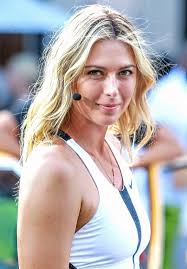
#> input picture model/test_images/ms1.jpeg, 187 x 269 px
$ jupyter execute --allow-errors sports_celebrity_classification.ipynb   (shell and % lines are left out)
#> lines starting #> are read from the running program, lines starting #| are printed output that depends on the picture; after the words box and inside, x2 and y2 are one past the last pixel; in counts of white or black regions, pixels touching at a corner belong together
[cell 1]
import numpy as np
import cv2
import matplotlib
from matplotlib import pyplot as plt

[cell 2]
#pre-processing: Detect face and eyes

[cell 3]
img = cv2.imread('./test_images/ms1.jpeg')
#> img is the input picture: shape (269, 187, 3); mean B, G, R 174.7, 177, 182.2
img.shape
#> Out = (269, 187, 3)

[cell 4]
plt.imshow(img)

[cell 5]
gray = cv2.cvtColor(img, cv2.COLOR_BGR2GRAY)
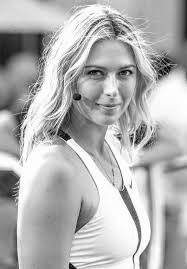
#> gray: shape (269, 187); min 2, max 255, mean 178.3
gray.shape
#> Out = (269, 187)

[cell 6]
gray

[cell 7]
plt.imshow(gray, cmap='gray')

[cell 8]
face_cascade = cv2.CascadeClassifier('./opencv/haarcascades/haarcascade_frontalface_default.xml')
eye_cascade = cv2.CascadeClassifier('./opencv/haarcascades/haarcascade_eye.xml')

faces = face_cascade.detectMultiScale(gray, 1.3, 3)
#> faces = [[68, 40, 84, 84]]
faces
#> Out = [[68, 40, 84, 84]]

[cell 9]
(x,y,w,h) = faces[0]
#> x = 68; y = 40; w = 84; h = 84
x,y,w,h
#> Out = (68, 40, 84, 84)

[cell 10]
face_img = cv2.rectangle(img,(x,y),(x+w,y+h),(255,0,0),2)
plt.imshow(face_img)

[cell 11]
cv2.destroyAllWindows()
for (x,y,w,h) in faces:
    face_img = cv2.rectangle(img,(x,y),(x+w,y+h),(255,0,0),2)
    roi_gray = gray[y:y+h, x:x+w]
    roi_color = face_img[y:y+h, x:x+w]
    eyes = eye_cascade.detectMultiScale(roi_gray)
    for (ex,ey,ew,eh) in eyes:
        cv2.rectangle(roi_color,(ex,ey),(ex+ew,ey+eh),(0,255,0),2)
#> this loop made 1 pass
#> (x, y, w, h, eyes) on pass 1: (68, 40, 84, 84, [[45, 21, 23, 23], [16, 22, 23, 23]])
#> pass 1, `roi_color = face_img[y:y+h, x:x+w]`:
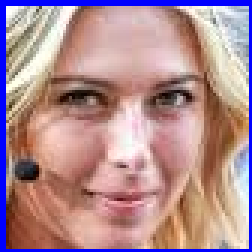
#> roi_color: shape (84, 84, 3) (shown 3 times larger); mean B, G, R 146.1, 140.6, 176.5
#> after the loop:
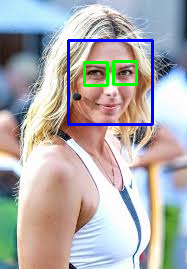
#> img: shape (269, 187, 3); mean B, G, R 175, 174.6, 176.3
#> after the loop:
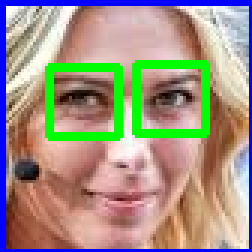
#> roi_color: shape (84, 84, 3) (shown 3 times larger); 7.71% of pixels changed, all inside (x1, y1, x2, y2) = (15, 20, 70, 47)


plt.figure()
plt.imshow(face_img, cmap='gray')
plt.show()

[cell 12]
plt.imshow(roi_color, cmap='gray')

[cell 13]
cropped_img = np.array(roi_color)
cropped_img.shape
#> Out = (84, 84, 3)

[cell 14]
def get_cropped_image_if_2_eyes(image_path):
#> called with image_path = './test_images/ms1.jpeg'
    img = cv2.imread(image_path)
    gray = cv2.cvtColor(img, cv2.COLOR_BGR2GRAY)
    faces = face_cascade.detectMultiScale(gray, 1.3, 3)
#> faces = [[68, 40, 84, 84]]
    for (x,y,w,h) in faces:
        roi_gray = gray[y:y+h, x:x+w]
        roi_color = img[y:y+h, x:x+w]
        eyes = eye_cascade.detectMultiScale(roi_gray)
        if len(eyes) >= 2:
            return roi_color
#> this loop made 1 pass
#> pass 1, in get_cropped_image_if_2_eyes, `roi_color = img[y:y+h, x:x+w]`:
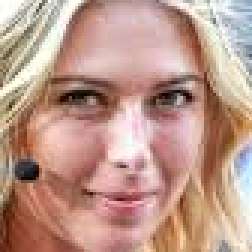
#> roi_color: shape (84, 84, 3) (shown 3 times larger); mean B, G, R 139.1, 152.4, 189.6

[cell 15]
original_image = cv2.imread('./test_images/ms1.jpeg')
plt.imshow(original_image)

[cell 16]
cropped_image = get_cropped_image_if_2_eyes('./test_images/ms1.jpeg')
plt.imshow(cropped_image)

[cell 17]
org_image_obstructed = cv2.imread('./test_images/ms2.jpeg')
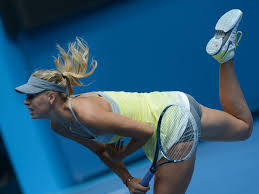
#> input picture model/test_images/ms2.jpeg, 259 x 194 px
#> org_image_obstructed is the input picture: shape (194, 259, 3); mean B, G, R 124.3, 94.1, 45.2
plt.imshow(org_image_obstructed)

[cell 18]
cropped_image_no_2_eyes = get_cropped_image_if_2_eyes('./test_images/ms2.jpeg')
#> call 2 of get_cropped_image_if_2_eyes, with image_path = './test_images/ms2.jpeg'
#> in get_cropped_image_if_2_eyes (call 2), `gray = cv2.cvtColor(img, cv2.COLOR_BGR2GRAY)`:
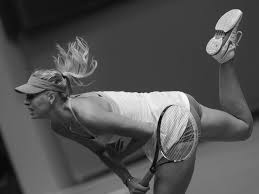
#> gray: shape (194, 259); min 1, max 254, mean 82.9
#> in get_cropped_image_if_2_eyes (call 2), `faces = face_cascade.detectMultiScale(gray, 1.3, 3)`: faces = ()
cropped_image_no_2_eyes

[cell 19]
path_to_data = "./dataset/"
path_to_cr_data = "./dataset/cropped/"

[cell 20]
import os
img_dirs = []
for entry in os.scandir(path_to_data):
    if entry.is_dir():
        img_dirs.append(entry.path)

[cell 21]
img_dirs

[cell 22]
import shutil
if os.path.exists(path_to_cr_data):
     shutil.rmtree(path_to_cr_data)
os.mkdir(path_to_cr_data)

[cell 23]
cropped_image_dirs = []
celebrity_file_names_dict = {}
for img_dir in img_dirs:
    count = 1
    celebrity_name = img_dir.split('/')[-1]
    celebrity_file_names_dict[celebrity_name] = []
    for entry in os.scandir(img_dir):
        roi_color = get_cropped_image_if_2_eyes(entry.path)
#> call 3 of get_cropped_image_if_2_eyes, with image_path = './dataset/christiano_ronaldo/cr1.jpeg'
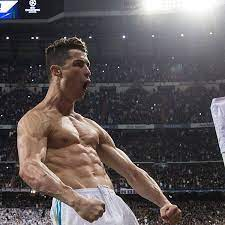
#> input picture model/dataset/christiano_ronaldo/cr1.jpeg, 225 x 225 px
#> in get_cropped_image_if_2_eyes, img is the input picture: shape (225, 225, 3); mean B, G, R 85.8, 84.7, 91.9
        if roi_color is not None:
            cropped_folder = path_to_cr_data + celebrity_name
            if not os.path.exists(cropped_folder):
                os.makedirs(cropped_folder)
                cropped_image_dirs.append(cropped_folder)
                print("Generating cropped images in folder: ",cropped_folder)
            cropped_file_name = celebrity_name + str(count) + ".png"
            cropped_file_path = cropped_folder + "/" + cropped_file_name
            cv2.imwrite(cropped_file_path, roi_color)
            celebrity_file_names_dict[celebrity_name].append(cropped_file_path)
            count += 1

[cell 24]
import numpy as np
import pywt
import cv2

def w2d(img, mode='haar', level=1):
#> called with mode = 'db1', level = 5
    imArray = img
    #Datatype conversions
    #convert to grayscale
    imArray = cv2.cvtColor( imArray,cv2.COLOR_RGB2GRAY )
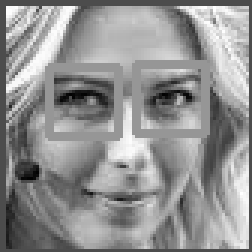
#> imArray: shape (84, 84) (shown 3 times larger); min 2, max 254, mean 145.2
    #convert to float
    imArray =  np.float32(imArray)
    imArray /= 255;
    # compute coefficients
    coeffs=pywt.wavedec2(imArray, mode, level=level)

    #Process Coefficients
    coeffs_H=list(coeffs)
    coeffs_H[0] *= 0;

    # reconstruction
    imArray_H=pywt.waverec2(coeffs_H, mode);
    imArray_H *= 255;
    imArray_H =  np.uint8(imArray_H)
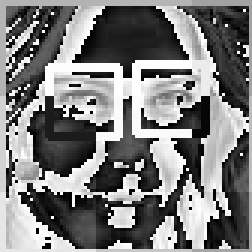
#> imArray_H: shape (84, 84) (shown 3 times larger); min 0, max 255, mean 123.7

    return imArray_H

[cell 25]
im_har = w2d(cropped_img,'db1',5)
plt.imshow(im_har, cmap='gray')

[cell 26]
celebrity_file_names_dict = {}
for img_dir in cropped_image_dirs:
    celebrity_name = img_dir.split('/')[-1]
    file_list = []
    for entry in os.scandir(img_dir):
        file_list.append(entry.path)
    celebrity_file_names_dict[celebrity_name] = file_list
celebrity_file_names_dict

[cell 27]
class_dict = {}
count = 0
for celebrity_name in celebrity_file_names_dict.keys():
    class_dict[celebrity_name] = count
    count = count + 1
class_dict
